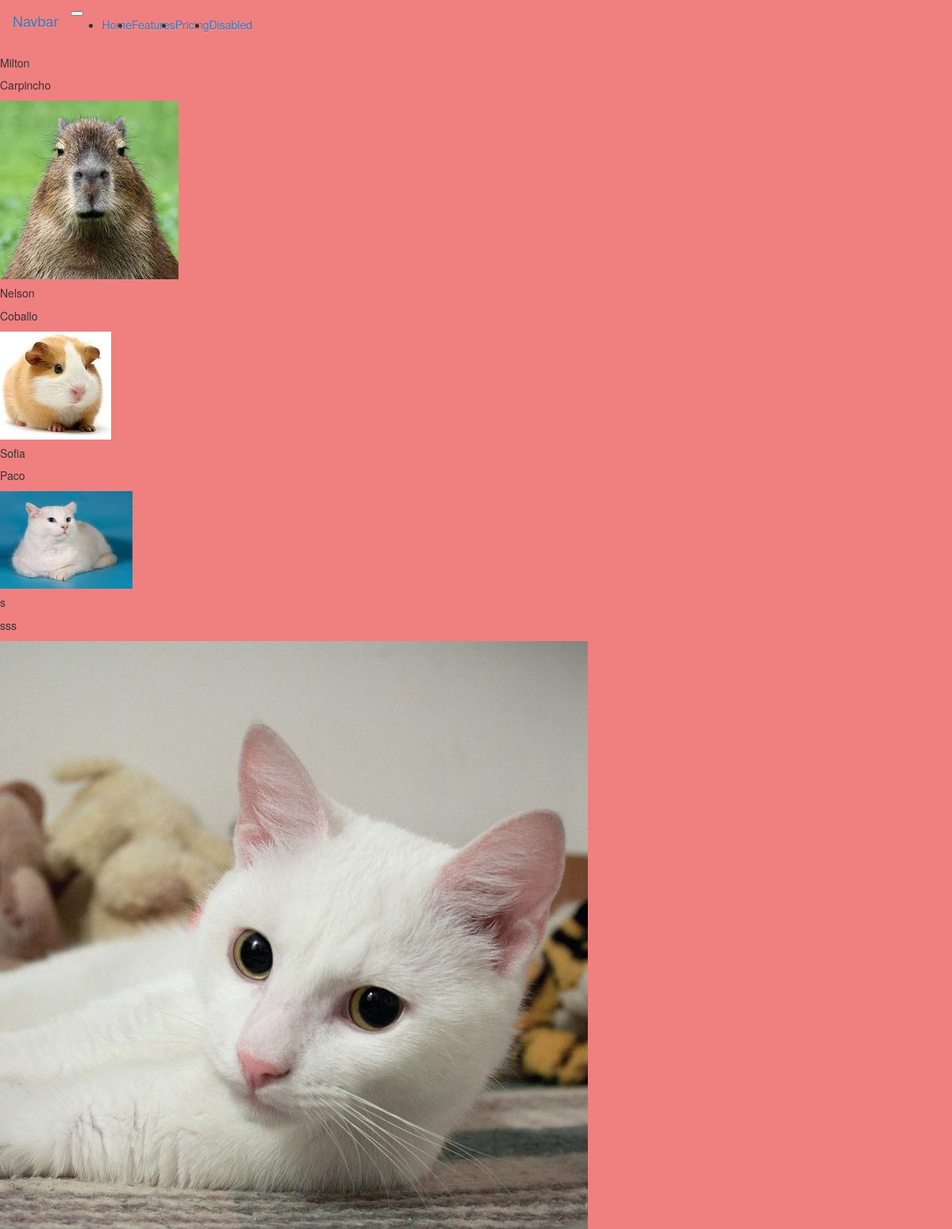
Before: / with the older database file.
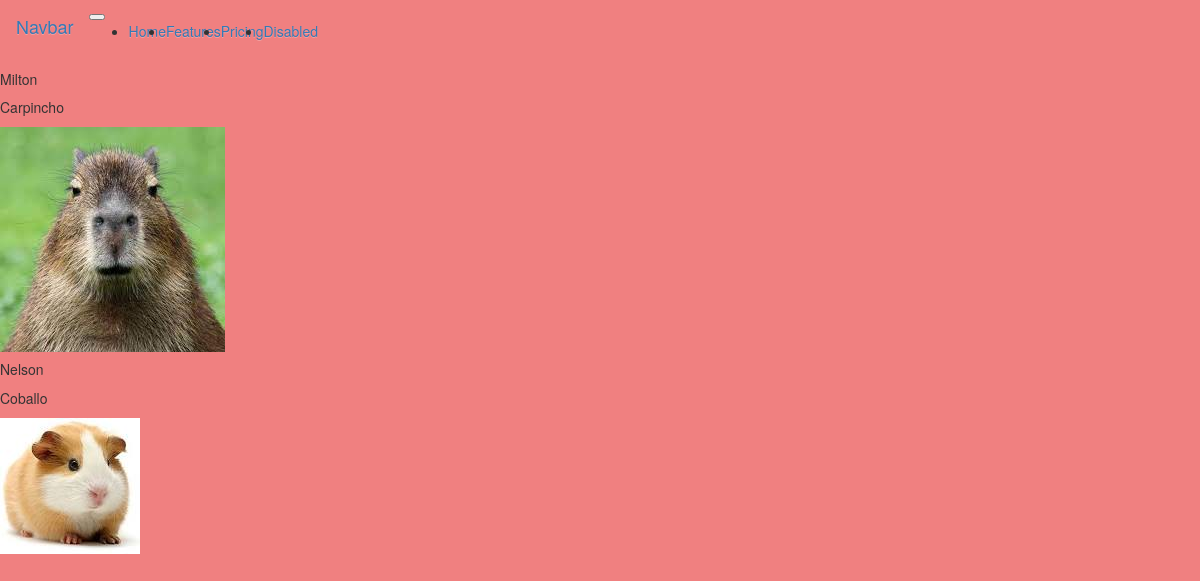
After: the same page with the newer database file.
### aplicacion/models.py (models this page shows, shortened)
class Empleado(models.Model):
    email = models.EmailField(max_length=255)
    nombre = models.CharField(max_length=200)
    apellido = models.CharField(max_length=200)
    imagen = models.ImageField(upload_to='aplicacion/static/images', height_field=None, width_field=None, max_length=100)
    descripcion = models.TextField()

### aplicacion/views.py (the view)
# urls.py: path('', views.list, name='list'),
def list(request):
    empleados = Empleado.objects.all()
    return render(request, 'list.html', {'empleados': empleados})

### aplicacion/templates/list.html (shortened to what this page needs)
{% load static %}
<!DOCTYPE html>
<html lang="en">
<head>
    <link rel="stylesheet" href="//maxcdn.bootstrapcdn.com/bootstrap/3.2.0/css/bootstrap.min.css">
    <link rel="stylesheet" href="//maxcdn.bootstrapcdn.com/bootstrap/3.2.0/css/bootstrap-theme.min.css">
    <link rel="stylesheet" href="/static/css/main.css">
</head>
<body>
    <nav class="navbar navbar-expand-lg bg-light">
        <div class="container-fluid">
          <a class="navbar-brand" href="#">Navbar</a>
          <button class="navbar-toggler" type="button" data-bs-toggle="collapse" data-bs-target="#navbarNav" aria-controls="navbarNav" aria-expanded="false" aria-label="Toggle navigation">
          </button>
          <div class="collapse navbar-collapse" id="navbarNav">
            <ul class="navbar-nav">
              <li class="nav-item">
                <a class="nav-link active" aria-current="page" href="#">Home</a>
              </li>
              <li class="nav-item">
                <a class="nav-link" href="#">Features</a>
              </li>
              <li class="nav-item">
                <a class="nav-link" href="#">Pricing</a>
              </li>
              <li class="nav-item">
                <a class="nav-link disabled">Disabled</a>
              </li>
            </ul>
          </div>
        </div>
      </nav>
  {% for empleado in empleados %}
<div>
    <div class="card" style="width: 18rem;">
        <h5 class="card-title">{{ empleado.nombre }} </h5>
        <p class="card-text">{{ empleado.descripcion }}</p>
        <img src={{ empleado.imagen }} class="card-img-top" alt="...">
      </div>
</div>
{% endfor %}
</body>
</html>

### aplicacion/static/css/main.css (style rules this page uses)
body { background-color: lightcoral; }

Changed rows visible on the page:
removed Empleado: nombre "Sofia", descripcion "Paco", imagen (picture)
removed Empleado: nombre "s", descripcion "sss", imagen (picture)
